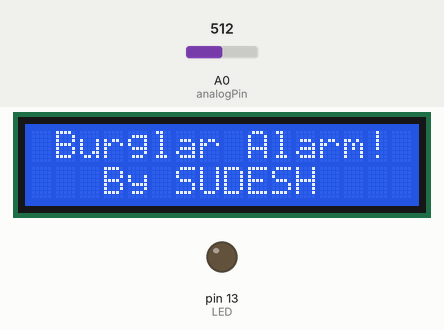
Recording of a sketch running on a simulated Arduino Uno, built with avr-gcc and run on an emulated ATmega328P. Parts: 16×2 character LCD, output pins drawn as LEDs (lit = HIGH). The test bench sets the inputs (shaded band); at power-on: A0 (analogPin) = 512.

Above: at 0.1 s.
At 3.4 s:
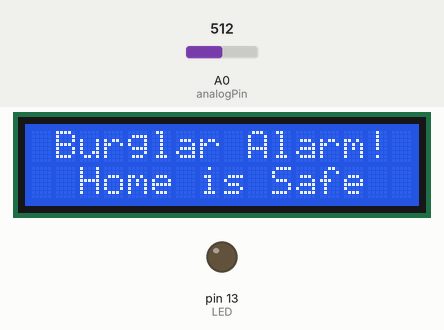

The sketch:

Code.ino
```cpp
#include <LiquidCrystal.h>

int analogPin= 0;
int raw= 0;
int Vin= 5;
int LED = 13;
float Vout= 0;
float R1= 1000;
float R2= 0;
float buffer= 0;
const int rs = 12, en = 11, d4 = 5, d5 = 4, d6 = 3, d7 = 2;
LiquidCrystal lcd(rs, en, d4, d5, d6, d7);

void setup()
{
lcd.begin(16, 2);
Serial.begin(9600);
pinMode(LED,OUTPUT);
  lcd.setCursor(1,0);
  lcd.print("Burglar Alarm!");
  lcd.setCursor(3,1);
  lcd.print("By SUDESH");
  delay(3000);
}

void loop()
{
raw= analogRead(analogPin);
if(raw)
{
buffer= raw * Vin;
Vout= (buffer)/1024.0;
buffer= (Vin/Vout) -1;
R2= R1 * buffer;
delay(250);

if(R2 >=100000){
  digitalWrite(LED,HIGH);
  delay(50);
  digitalWrite(LED,LOW);
  delay(50);
  lcd.clear();
  lcd.setCursor(1,0);
  lcd.print("Burglar Alarm!");
  lcd.setCursor(1,1);
  lcd.print("Theif Detected");
}else{
  digitalWrite(LED,LOW);
  lcd.clear();
  lcd.setCursor(1,0);
  lcd.print("Burglar Alarm!");
  lcd.setCursor(2,1);
  lcd.print("Home is Safe");

  }
}
}
```
